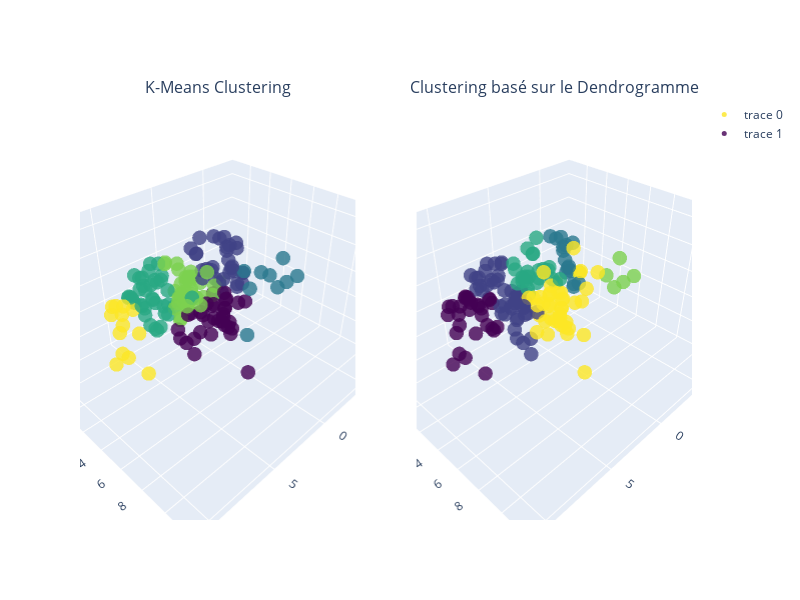

Notebook code cell kept with this figure:
### Code cell
from plotly.subplots import make_subplots
import plotly.graph_objects as go

# Créer une figure avec 2 subplots
fig = make_subplots(rows=1, cols=2, subplot_titles=('K-Means Clustering', 'Clustering basé sur le Dendrogramme'), specs=[[{'type': 'scatter3d'}, {'type': 'scatter3d'}]])

# Ajouter le scatter plot pour le clustering K-Means au premier subplot
fig.add_trace(
    go.Scatter3d(x=df['F1'], y=df['F2'], z=df['F3'], mode='markers', marker=dict(color=df['cluster_kmeans'], size=5, colorscale='Viridis', opacity=0.8)),
    row=1, col=1
)

# Ajouter le scatter plot pour le clustering basé sur le dendrogramme au deuxième subplot
fig.add_trace(
    go.Scatter3d(x=df['F1'], y=df['F2'], z=df['F3'], mode='markers', marker=dict(color=df['cluster_dd'], size=5, colorscale='Viridis', opacity=0.8)),
    row=1, col=2
)

# Mettre à jour les layouts pour ajouter les labels d'axes
fig.update_layout(height=600, width=800)
fig.update_xaxes(title_text="Feature1", row=1, col=1)
fig.update_yaxes(title_text="Feature2", row=1, col=1)
fig.update_xaxes(title_text="Feature1", row=1, col=2)
fig.update_yaxes(title_text="Feature2", row=1, col=2)

fig.show()

### Figure 1 — Plotly figure (JSON) as saved in the notebook; plotly's stock layout.template omitted (floating-point values rounded to 4 significant figures; data arrays with more than 128 entries replaced by an {"elided": "..."} marker saying what was removed)
{"data": [{"marker": {"color": {"elided": "163 int values"}, "colorscale": [[0, "#440154"], [0.1111, "#482878"], [0.2222, "#3e4989"], [0.3333, "#31688e"], [0.4444, "#26828e"], [0.5556, "#1f9e89"], [0.6667, "#35b779"], [0.7778, "#6ece58"], [0.8889, "#b5de2b"], [1, "#fde725"]], "opacity": 0.8, "size": 5}, "mode": "markers", "scene": "scene", "type": "scatter3d", "x": {"elided": "163 float values"}, "y": {"elided": "163 float values"}, "z": {"elided": "163 float values"}}, {"marker": {"color": {"elided": "163 int values"}, "colorscale": [[0, "#440154"], [0.1111, "#482878"], [0.2222, "#3e4989"], [0.3333, "#31688e"], [0.4444, "#26828e"], [0.5556, "#1f9e89"], [0.6667, "#35b779"], [0.7778, "#6ece58"], [0.8889, "#b5de2b"], [1, "#fde725"]], "opacity": 0.8, "size": 5}, "mode": "markers", "scene": "scene2", "type": "scatter3d", "x": {"elided": "163 float values"}, "y": {"elided": "163 float values"}, "z": {"elided": "163 float values"}}], "layout": {"annotations": [{"font": {"size": 16}, "showarrow": false, "text": "K-Means Clustering", "x": 0.225, "xanchor": "center", "xref": "paper", "y": 1, "yanchor": "bottom", "yref": "paper"}, {"font": {"size": 16}, "showarrow": false, "text": "Clustering basé sur le Dendrogramme", "x": 0.775, "xanchor": "center", "xref": "paper", "y": 1, "yanchor": "bottom", "yref": "paper"}], "height": 600, "scene": {"domain": {"x": [0, 0.45], "y": [0, 1]}}, "scene2": {"domain": {"x": [0.55, 1], "y": [0, 1]}}, "width": 800}}
